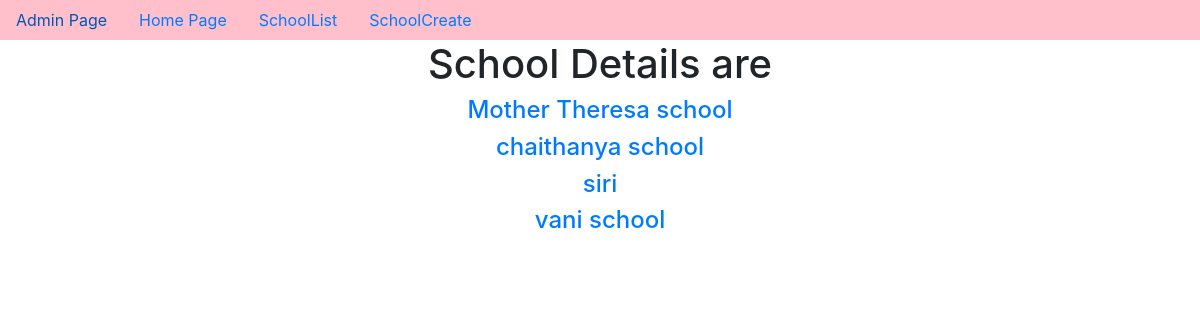
Page /SchoolList/ on the earlier database version.
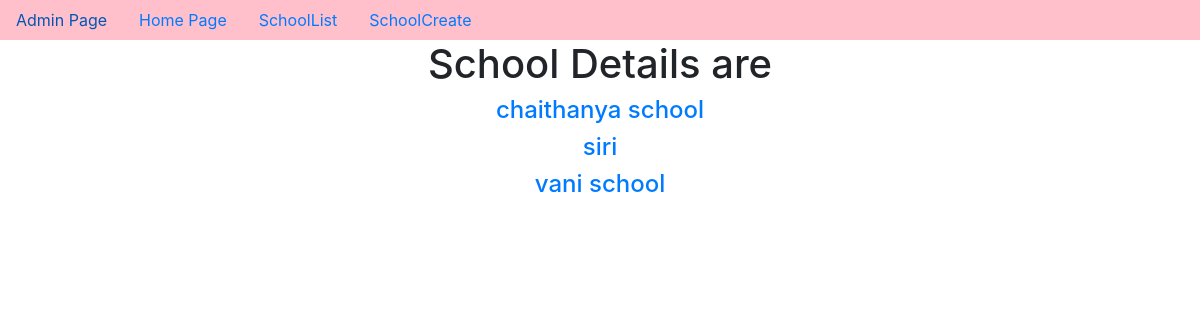
Same page on the later database version.
### app/models.py (models this page shows, shortened)
class School(models.Model):
    name=models.CharField(max_length=100)
    location=models.CharField(max_length=100)
    principal=models.CharField(max_length=100)

### app/views.py (the view)
# urls.py: path('SchoolList/',SchoolList.as_view(),name='SchoolList'),
class SchoolList(ListView):
    model=School
    context_object_name='schools'
    ordering=['name']

### templates/app/school_list.html (shortened to what this page needs)
{% extends 'app/dummy.html' %}
{% block body_block %}
<h1>School Details are</h1>
{% for sc in schools %}
        <a href="{{sc.pk}}"><h4>{{sc.name}}</h4></a>
{% endfor %}
{% endblock %}

Differences in the rows shown:
removed School: name "Mother Theresa school"
